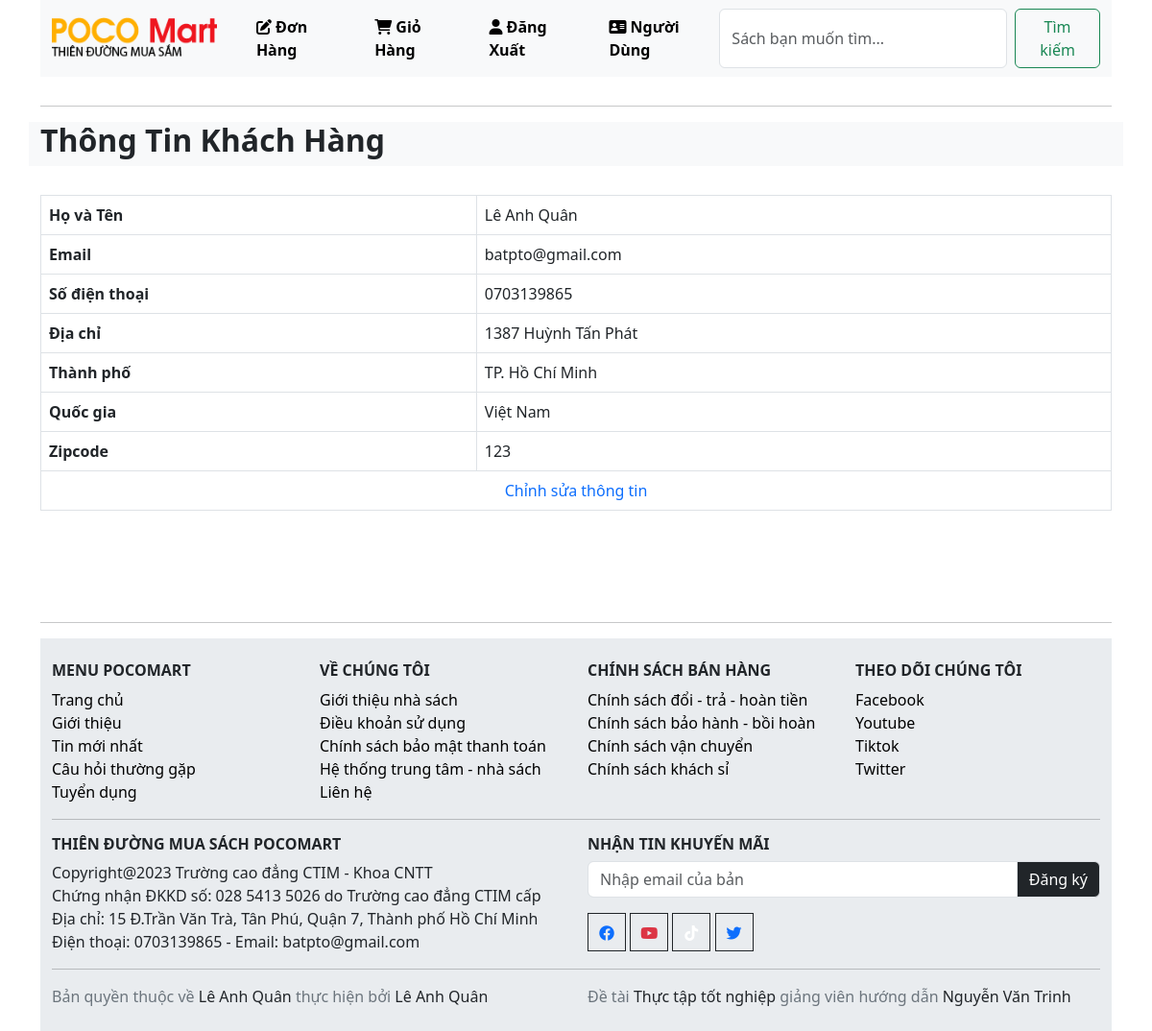
The app's page /profile.php (signed in) with its own data.
### tables this page shows
CREATE TABLE `khachhang` (
  `id_khachhang` int(11) UNSIGNED NOT NULL,
  `tenkhachhang` varchar(200) NOT NULL,
  `diachi` varchar(250) NOT NULL,
  `sdt` varchar(30) NOT NULL,
  `thanhpho` varchar(200) NOT NULL,
  `quocgia` varchar(200) NOT NULL,
  `zipcode` varchar(200) NOT NULL,
  `email` varchar(200) NOT NULL,
  `password` varchar(255) NOT NULL
);

### classes/customer.php (called while the page is built, shortened)
<?php
    $filepath = realpath(dirname(__FILE__));
    include_once ($filepath.'/../lib/database.php');
?>
<?php
    class customer
    {
        private $db;
        public function __construct()
        {
            $this->db = new Database();
        }
        public function show_customers($id)
        {
            $query ="SELECT * FROM khachhang WHERE id_khachhang='$id'";
            $result = $this->db->select($query);
            return $result;
        }
    }
?>

### lib/database.php (called while the page is built, shortened)
<?php
Class Database{
   public $host   = DB_HOST;
   public $user   = DB_USER;
   public $pass   = DB_PASS;
   public $dbname = DB_NAME;
   public $link;
private function connectDB(){
   $this->link = new mysqli($this->host, $this->user, $this->pass,
    $this->dbname);
 }
public function select($query){
  $result = $this->link->query($query) or
   die($this->link->error.__LINE__);
  if($result->num_rows > 0){
    return $result;
  } else {
    return false;
  }
 }
}

### lib/session.php (called while the page is built, shortened)
<?php
class Session{
 public static function get($key){
    if (isset($_SESSION[$key])) {
     return $_SESSION[$key];
    } else {
     return false;
    }
 }
}
?>

### profile.php (the view, shortened to what this page needs)
<?php
include 'inc/header.php';
?>
<hr style="margin-top: 30px;">
<div class="main">
	<div class= "row">
			<div class="box-title_title bg-light" >
   				<h2><img src="" style="height:30px;"><strong>Thông Tin Khách Hàng</strong></h2>
   			</div>
	</div>
    <div class="row" style="margin-top: 30px;">
		<div class="col-md-12">
            <div class="table-responsive">
			    <table class="table table-bordered">
					<?php
                    $id = Session::get('customer_id');
                    $get_customers = $cs -> show_customers($id);
                    if($get_customers){
                        while($result = $get_customers->fetch_assoc()){
                    ?>
				    <thead>
					    <tr>
						    <th scope="col">Họ và Tên</th>
							<td><?php echo $result['tenkhachhang']?></td>
						</tr>
						<tr>
						    <th scope="col">Email</th>
							<td><?php echo $result['email']?></td>
						</tr>
						    <th scope="col">Số điện thoại</th>
							<td><?php echo $result['sdt']?></td>
						<tr>
						    <th scope="col">Địa chỉ</th>
							<td><?php echo $result['diachi']?></td>
						</tr>
                            <th scope="col">Thành phố</th>
							<td><?php echo $result['thanhpho']?></td>
						<tr>
                            <th scope="col">Quốc gia</th>
							<td><?php echo $result['quocgia']?></td>
						</tr>
						<tr>
                            <th scope="col">Zipcode</th>
							<td><?php echo $result['zipcode']?></td>
						</tr>
				    </thead>
				    <tbody>
						<tr>
							<td colspan="7" style="text-align: center;"><a href="editprofile.php" style="text-decoration: none;">Chỉnh sửa thông tin</a></td>
						</tr>
				    </tbody>
                    <?php
                        }
                    }
                    ?>
			    </table>
            </div>
		</div>
	</div>
</div>
<hr style="margin-top: 100px;">
<?php
include 'inc/footer.php';
?>

### records on screen
khachhang: tenkhachhang "Lê Anh Quân", email "batpto@gmail.com", sdt "0703139865", diachi "1387 Huỳnh Tấn Phát", thanhpho "TP. Hồ Chí Minh", quocgia "Việt Nam", zipcode "123"
